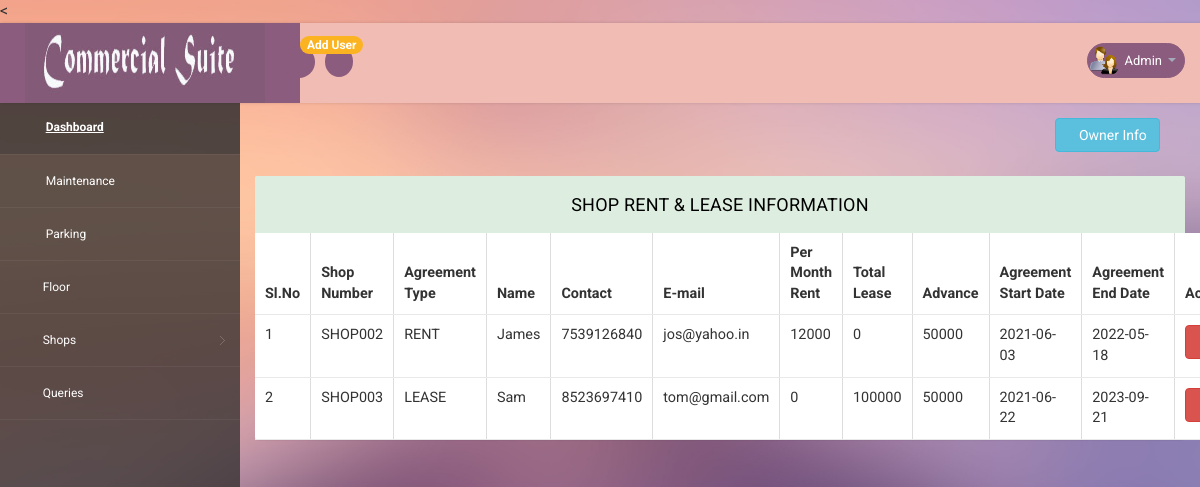
The page /admin/view_rent.php (signed in) on the database its author committed.
### tables this page shows
CREATE TABLE IF NOT EXISTS `shop_rent` (
  `shop_r_id` int(11) NOT NULL AUTO_INCREMENT,
  `shop_o_id` int(11) NOT NULL,
  `name` varchar(30) NOT NULL,
  `contact` bigint(20) NOT NULL,
  `email` varchar(30) NOT NULL,
  `agree_type` varchar(30) NOT NULL,
  `per_month_rent` double NOT NULL,
  `total_lease` double NOT NULL,
  `advance` double NOT NULL,
  `agree_sdate` date NOT NULL,
  `agree_edate` date NOT NULL,
  PRIMARY KEY (`shop_r_id`),
  KEY `shop_o_id` (`shop_o_id`)
);

CREATE TABLE IF NOT EXISTS `shops` (
  `shop_id` int(11) NOT NULL AUTO_INCREMENT,
  `apartment_id` int(11) NOT NULL,
  `floor` varchar(10) NOT NULL,
  `shop_no` varchar(20) NOT NULL,
  `sq-feet` varchar(10) NOT NULL,
  `shop_cost` double NOT NULL,
  `shop_status` varchar(20) NOT NULL,
  PRIMARY KEY (`shop_id`),
  KEY `apartment_id` (`apartment_id`)
);

CREATE TABLE IF NOT EXISTS `shop_owners` (
  `shop_o_id` int(11) NOT NULL AUTO_INCREMENT,
  `shop_id` int(11) NOT NULL,
  `shop_type` varchar(30) NOT NULL,
  `shop_name` varchar(30) NOT NULL,
  `owner` varchar(30) NOT NULL,
  `owner_contact` bigint(20) NOT NULL,
  `email` varchar(30) NOT NULL,
  `pwd` varchar(20) NOT NULL,
  `shop_cat` varchar(30) NOT NULL,
  `other_info` varchar(20) NOT NULL,
  `occ_date` date NOT NULL,
  `shop_desc` longtext NOT NULL,
  `con_enddate` date NOT NULL,
  `shop_status` varchar(20) NOT NULL,
  PRIMARY KEY (`shop_o_id`),
  KEY `shop_id` (`shop_id`)
);

### admin/view_rent.php (the view, shortened to what this page needs)
<?php
    include 'con_db.php';
?>
<!DOCTYPE html>
<<head>
<link rel="stylesheet" href="css/bootstrap.min.css" >
<link href="css/style.css" rel='stylesheet' type='text/css' />
<link href="css/style-responsive.css" rel="stylesheet"/>
<link rel="stylesheet" href="css/font.css" type="text/css"/>
<link href="css/font-awesome.css" rel="stylesheet">
<link rel="stylesheet" href="css/morris.css" type="text/css"/>
<link rel="stylesheet" href="css/monthly.css">
</head>
<body style="background-image:url('images/rohan/7.jpg')">
<section id="container">
<?php include('header.php'); ?>
<section id="main-content">
    <section class="wrapper">
        <div class="row">
                    <div class="col-lg-10"></div>
                    <div class="col-lg-2">
                               <a href="view_owner.php" class="btn btn-info" title="View Shop Owner Information"><i class="fa fa-eye"></i>Owner Info</a>
                           </div>
                </div>
                <br>
        <div class="row">
        <div class="col-md-6"></div>
            <div class="col-lg-12">
                    <section class="panel">
                               <header class="panel-heading">
                           Shop Rent & Lease Information
                        </header>
                                    <table class="table table-bordered  table-hover" style="background-color:white" border="solid green 1px">
                                        <thead>
                                            <tr>
                                                <th>Sl.No</th>
                                                <th>Shop Number</th>
                                                <th>Agreement Type</th>
                                                <th>Name</th>
                                                <th>Contact</th>
                                                <th>E-mail</th>
                                                <th>Per Month Rent</th>
                                                <th>Total Lease</th>
                                                <th>Advance</th>
                                                <th>Agreement Start Date</th>
                                                <th>Agreement End Date</th>
                                                <th>Action</th>
                                            </tr>
                                        </thead>
                                        <tbody>
                                        <?php $i=1;
                                          $sql=mysqli_query($con,"SELECT * FROM shop_rent,shop_owners,shops where shop_rent.shop_o_id=shop_owners.shop_o_id and shops.shop_id=shop_owners.shop_id");
                                            while($row=mysqli_fetch_array($sql))
                                            {
                                          ?>
                                            <tr class="tr-shadow">
                                                <td><?php echo $i++;  ?></td>
                                                <td ><?php echo $row['shop_no'];  ?></td>
                                                <td><?php echo $row['agree_type'];  ?></td>
                                                <td><?php echo $row['name'];  ?></td>
                                                <td><?php echo $row['contact'];  ?></td>
                                                <td><?php echo $row['email'];  ?></td>
                                                <td><?php echo $row['per_month_rent'];  ?></td>
                                                <td><?php echo $row['total_lease'];  ?></td>
                                                <td><?php echo $row['advance'];  ?></td>
                                                <td><?php echo $row['agree_sdate'] ;  ?></td>
                                                <td><?php echo $row['agree_edate'];  ?></td>
                                                <td>
                                                    <div class="table-data-feature">
                                                        <a href="delete_rent.php?id=<?php echo $row['shop_r_id']; ?>"onclick="return confirm('Are you sure to delete'); " class="btn btn-danger" data-placement="top" title="Delete">
                                                        </a>
                                                    </div>
                                                </td>
                                            </tr>
                                           <?php } ?>
                                        </tbody>
                                    </table>
                                </div>
                            </div>
</section>
</section>
</section>
</body>
</html>

### admin/css/style.css (style rules this page uses)
html, body { font-family: 'Roboto', sans-serif; font-size: 100%; overflow-x: hidden; background: url(../images/bg.jpg) no-repeat 0px 0px; background-size:cover; color: #333; }
body a { transition: 0.5s all ease; -webkit-transition: 0.5s all ease; -moz-transition: 0.5s all ease; -o-transition: 0.5s all ease; -ms-transition: 0.5s all ease; text-decoration:none; }
#main-content { margin-left:240px; -webkit-transition:all .3s ease-in-out; -moz-transition:all .3s ease-in-out; -o-transition:all .3s ease-in-out; transition:all .3s ease-in-out; }
.wrapper { display:inline-block; margin-top:80px; padding:15px; width:100%; }
.panel-heading { position: relative; height: 57px; line-height: 57px; letter-spacing: 0.2px; color: #000; font-size: 18px; font-weight: 400; padding: 0 16px; background:#ddede0; border-top-right-radius: 2px; border-top-left-radius: 2px; text-transform: uppercase; text-align: center; }
.panel { border: none ! important; }
.table>thead>tr>th { border-bottom: 1px solid #e1ab91 ! important; }
.table>tbody>tr>td, .table>tbody>tr>th, .table>tfoot>tr>td, .table>tfoot>tr>th, .table>thead>tr>td, .table>thead>tr>th { border-bottom: 1px solid #e9e9e9 ! important; }
.table > thead > tr > th, .table > tbody > tr > th, .table > tfoot > tr > th, .table > thead > tr > td, .table > tbody > tr > td, .table > tfoot > tr > td { border-top: none !important; }
.table td, .table>tbody>tr>td, .table>tbody>tr>th, .table>tfoot>tr>td, .table>tfoot>tr>th, .table>thead>tr>td, .table>thead>tr>th { padding: 10px!important; }
.table > thead > tr > th, .table > tbody > tr > th, .table > tfoot > tr > th, .table > thead > tr > td, .table > tbody > tr > td, .table > tfoot > tr > td { font-size: 0.9em; color: #333; border-top: none !important; }

### rows shown on the page
shop_rent: shops.shop_no "SHOP002", agree_type "RENT", name "James", contact "7539126840", shop_o.email "jos@yahoo.in", per_month_rent "12000", total_lease "0", advance "50000", agree_sdate "2021-06-03", agree_edate "2022-05-18"
shop_rent: shops.shop_no "SHOP003", agree_type "LEASE", name "Sam", contact "8523697410", shop_o.email "tom@gmail.com", per_month_rent "0", total_lease "100000", advance "50000", agree_sdate "2021-06-22", agree_edate "2023-09-21"
